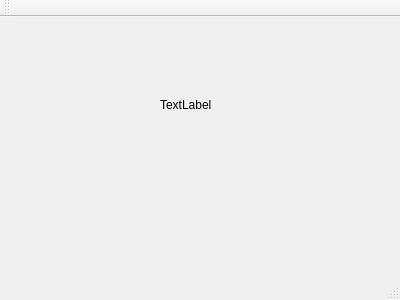
<?xml version="1.0" encoding="UTF-8"?>
<ui version="4.0">
 <class>MainWindow</class>
 <widget class="QMainWindow" name="MainWindow">
  <property name="geometry">
   <rect>
    <x>0</x>
    <y>0</y>
    <width>400</width>
    <height>300</height>
   </rect>
  </property>
  <property name="windowTitle">
   <string>MainWindow</string>
  </property>
  <widget class="QWidget" name="centralWidget">
   <widget class="QLabel" name="label">
    <property name="geometry">
     <rect>
      <x>160</x>
      <y>80</y>
      <width>72</width>
      <height>15</height>
     </rect>
    </property>
    <property name="text">
     <string>TextLabel</string>
    </property>
   </widget>
  </widget>
  <widget class="QMenuBar" name="menuBar">
   <property name="geometry">
    <rect>
     <x>0</x>
     <y>0</y>
     <width>400</width>
     <height>26</height>
    </rect>
   </property>
  </widget>
  <widget class="QToolBar" name="mainToolBar">
   <attribute name="toolBarArea">
    <enum>TopToolBarArea</enum>
   </attribute>
   <attribute name="toolBarBreak">
    <bool>false</bool>
   </attribute>
  </widget>
  <widget class="QStatusBar" name="statusBar"/>
 </widget>
 <layoutdefault spacing="6" margin="11"/>
 <resources/>
 <connections/>
</ui>
